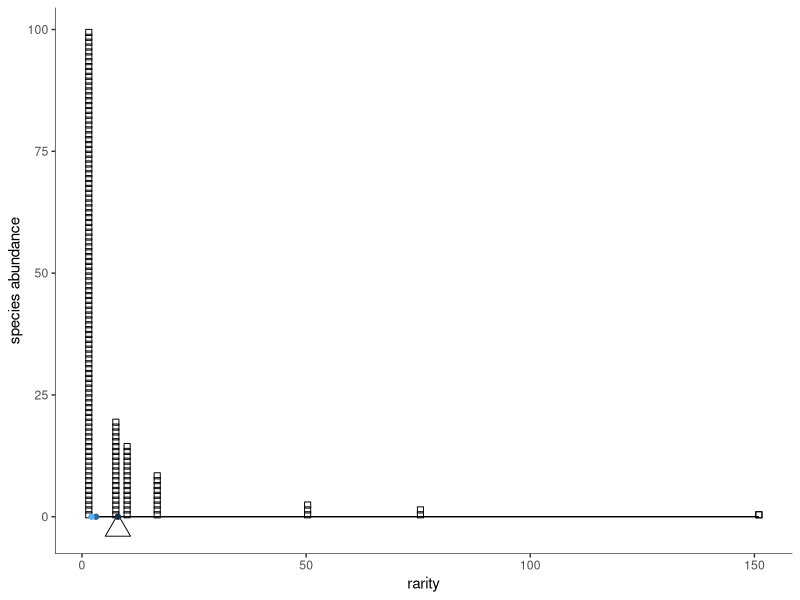
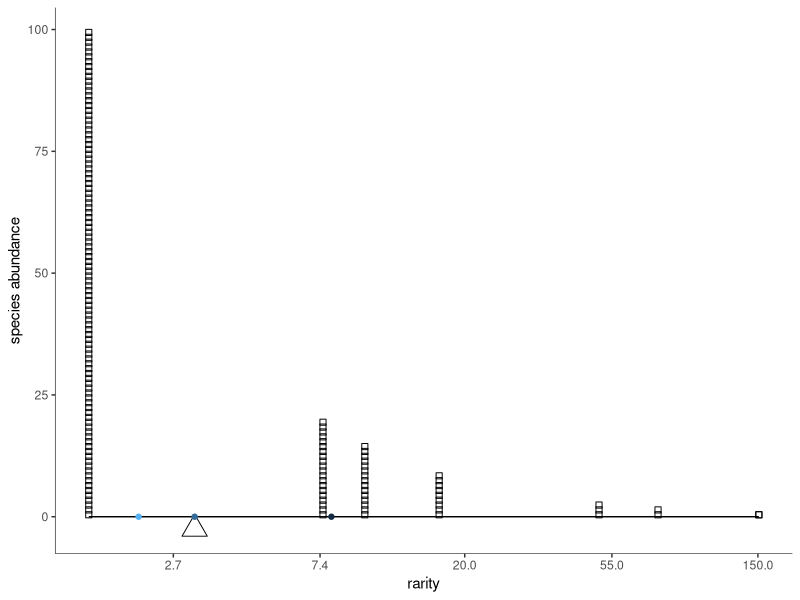
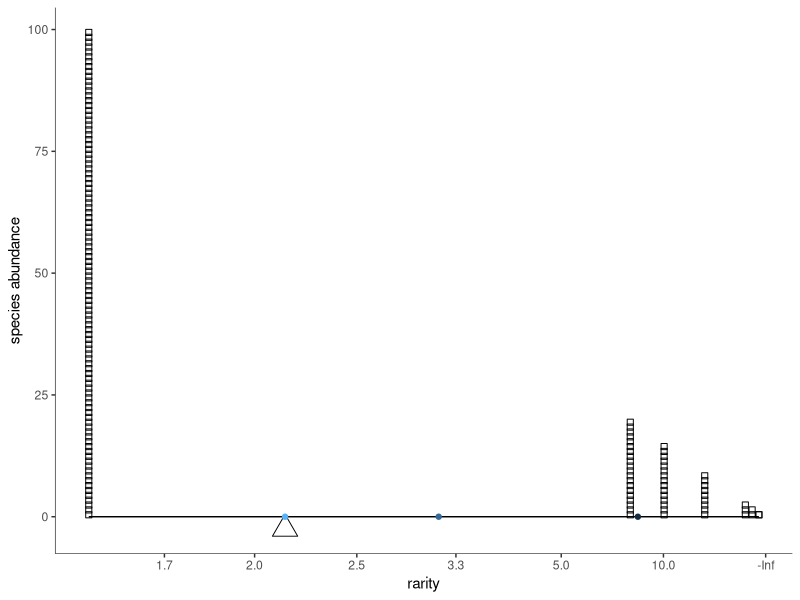

These charts were generated, in order, by the following R code:
library(tidyverse)
library(ggthemes)

## TODO
## stacking of repeats
## Offsets
## Squares: we need either to fiddle with spacing, or make rectangles!
## OPTIONAL: color the species (so that stacking becomes clear)

library(scales) # trans_new() is in the scales library

epsPretty <- 0
offStart <- 0

pfun=function(x, pow, offset=offStart){
	if (pow==0) return(log(x))
	r <- sign(pow)*(x+offset)^pow
	## cat("pfun", x, "pow", pow, "v", r, "\n")
	return(r)
}

ipfun=function(x, pow, offset=offStart){
	if (pow==0) return(exp(x))
	r <- sign(pow)*(x)^(1/pow)
	## cat("ipfun", x, "pow", pow, "v", r, "\n")
	return(r)
}

# Diversity function 
dfun<-function(ab, l){
	rp <- ab/sum(ab)
	return(ipfun(sum(rp*pfun(1/rp, l)),l))
}

# round numbers, more aggressively the larger they are
prettify <- function(breaks){
    digits <- -floor(log10(abs(breaks))) + 1
    digits[breaks == 0] <- 0
    return(round(breaks, digits = digits))
}

power_trans = function(pow) trans_new(name="power"
   , transform = function(x) pfun(x, pow)
	, inverse = function(x) ipfun(x, pow)
	, breaks = function(x) prettify(
		trans_breaks(
			function(x) pfun(x, pow), function(x) ipfun(x, pow), n = 5
		)(c(epsPretty,x)*1.1)
	)
   , domain = c(1, 10000)
)

# replicate to make stacks with geom_point
# Doesn't work (stack) if we have repeated abundance values
fancy_rep<-function(df){
	return(data.frame(df[rep(1:nrow(df), df$abundance),])
		%>% group_by(abundance) %>% mutate(gr=1:abundance[[1]])
	)
}

base_plot <- function(abundance, pointScale=200){

	rf <- tibble(names = as.factor(1:length(abundance))
		, abundance
		, rarity = sum(abundance)/abundance
	)
	rfrepeated <-fancy_rep(rf) 

	pointsize <- pointScale/max(abundance)
	goff <- 0.6

	base <- (ggplot(rfrepeated, aes(x=rarity, y=abundance))
		+ geom_point(aes(y=gr-goff), size=pointsize, shape=22)

		# make plank
		+ geom_segment(
			aes(x, y, xend=xend, yend=yend)
			, data=data.frame(
				x=c(min(rf$rarity))
				, y=c(0)
				, xend=c(max(rf$rarity))
				, yend=c(0)
			)
		)

		+ labs(y="species abundance")
	)
	return(theme_plot(base))
}

theme_plot <- function(p){
	return(p
		+ theme_tufte(base_family = "sans")
		+ theme(legend.position="none")
		+ theme(
			axis.line.x = element_line(
				colour = 'black', size=0.2, linetype='solid'
			), axis.line.y =  element_line(
				colour = 'black', size=0.2, linetype='solid'
			)
		)
	)
}

scale_plot <- function(ab, ell){
	div <- dfun(ab, ell)
	print(div)
	return (base_plot(ab) 
		+ geom_point(
			data=tibble(x=div, y=-0.025*max(ab))
			, size=6, shape=2
			, aes(x, y)
		)
		+ scale_x_continuous(trans=power_trans(pow=ell))
		+ coord_cartesian(clip="off")
	)
}

mean_points <- function(ab, ell){
	div <- Vectorize(dfun, vectorize.args=("l"))(ab, ell)
	return(geom_point(
		data=tibble(x=div, y=0*div, c=1:length(div))
		, aes(x, y, color=c)
	))
}

rarity_plot <- function(ab, ell, lrange=-1:1){
	return(
		scale_plot(ab, ell) + mean_points(ab, lrange)
	)
}

rarity_series <- function(ab, lrange=-1:1){
	for(l in lrange){
		print(rarity_plot(ab, l, lrange))
	}
}

ab <- c(20, 15, 9, 3, 2, 1, 1)
ab <- c(100, 20, 15, 9, 3, 2, 1, 1)

rarity_series(ab, 1:-1)
